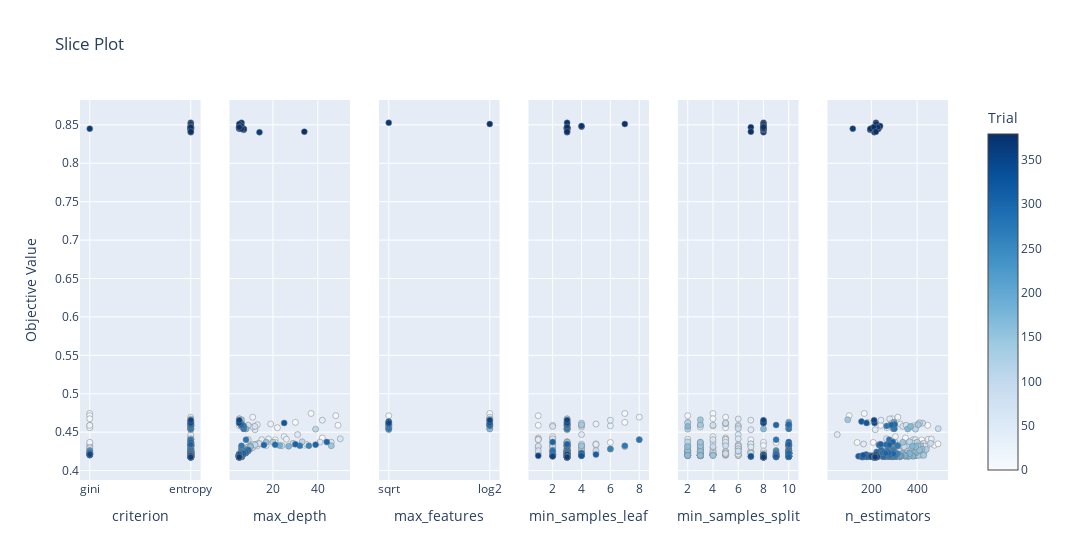

Here is the notebook cell this chart was saved with:
### Code cell
opt.plot_slice(study6)

### Figure 1 — Plotly figure (JSON) as saved in the notebook; plotly's stock layout.template omitted (floating-point values rounded to 4 significant figures; data arrays with more than 128 entries replaced by an {"elided": "..."} marker saying what was removed)
{"data": [{"marker": {"color": {"elided": "380 int values"}, "colorbar": {"title": {"text": "Trial"}, "x": 1, "xpad": 40}, "colorscale": [[0, "rgb(247,251,255)"], [0.125, "rgb(222,235,247)"], [0.25, "rgb(198,219,239)"], [0.375, "rgb(158,202,225)"], [0.5, "rgb(107,174,214)"], [0.625, "rgb(66,146,198)"], [0.75, "rgb(33,113,181)"], [0.875, "rgb(8,81,156)"], [1, "rgb(8,48,107)"]], "line": {"color": "Grey", "width": 0.5}, "showscale": true}, "mode": "markers", "name": "Feasible Trial", "showlegend": false, "type": "scatter", "x": {"elided": "380 str values"}, "xaxis": "x", "y": {"elided": "380 float values"}, "yaxis": "y"}, {"marker": {"color": {"elided": "380 int values"}, "colorbar": {"title": {"text": "Trial"}, "x": 1, "xpad": 40}, "colorscale": [[0, "rgb(247,251,255)"], [0.125, "rgb(222,235,247)"], [0.25, "rgb(198,219,239)"], [0.375, "rgb(158,202,225)"], [0.5, "rgb(107,174,214)"], [0.625, "rgb(66,146,198)"], [0.75, "rgb(33,113,181)"], [0.875, "rgb(8,81,156)"], [1, "rgb(8,48,107)"]], "line": {"color": "Grey", "width": 0.5}, "showscale": false}, "mode": "markers", "name": "Feasible Trial", "showlegend": false, "type": "scatter", "x": {"elided": "380 int values"}, "xaxis": "x2", "y": {"elided": "380 float values"}, "yaxis": "y2"}, {"marker": {"color": {"elided": "380 int values"}, "colorbar": {"title": {"text": "Trial"}, "x": 1, "xpad": 40}, "colorscale": [[0, "rgb(247,251,255)"], [0.125, "rgb(222,235,247)"], [0.25, "rgb(198,219,239)"], [0.375, "rgb(158,202,225)"], [0.5, "rgb(107,174,214)"], [0.625, "rgb(66,146,198)"], [0.75, "rgb(33,113,181)"], [0.875, "rgb(8,81,156)"], [1, "rgb(8,48,107)"]], "line": {"color": "Grey", "width": 0.5}, "showscale": false}, "mode": "markers", "name": "Feasible Trial", "showlegend": false, "type": "scatter", "x": {"elided": "380 str values"}, "xaxis": "x3", "y": {"elided": "380 float values"}, "yaxis": "y3"}, {"marker": {"color": {"elided": "380 int values"}, "colorbar": {"title": {"text": "Trial"}, "x": 1, "xpad": 40}, "colorscale": [[0, "rgb(247,251,255)"], [0.125, "rgb(222,235,247)"], [0.25, "rgb(198,219,239)"], [0.375, "rgb(158,202,225)"], [0.5, "rgb(107,174,214)"], [0.625, "rgb(66,146,198)"], [0.75, "rgb(33,113,181)"], [0.875, "rgb(8,81,156)"], [1, "rgb(8,48,107)"]], "line": {"color": "Grey", "width": 0.5}, "showscale": false}, "mode": "markers", "name": "Feasible Trial", "showlegend": false, "type": "scatter", "x": {"elided": "380 int values"}, "xaxis": "x4", "y": {"elided": "380 float values"}, "yaxis": "y4"}, {"marker": {"color": {"elided": "380 int values"}, "colorbar": {"title": {"text": "Trial"}, "x": 1, "xpad": 40}, "colorscale": [[0, "rgb(247,251,255)"], [0.125, "rgb(222,235,247)"], [0.25, "rgb(198,219,239)"], [0.375, "rgb(158,202,225)"], [0.5, "rgb(107,174,214)"], [0.625, "rgb(66,146,198)"], [0.75, "rgb(33,113,181)"], [0.875, "rgb(8,81,156)"], [1, "rgb(8,48,107)"]], "line": {"color": "Grey", "width": 0.5}, "showscale": false}, "mode": "markers", "name": "Feasible Trial", "showlegend": false, "type": "scatter", "x": {"elided": "380 int values"}, "xaxis": "x5", "y": {"elided": "380 float values"}, "yaxis": "y5"}, {"marker": {"color": {"elided": "380 int values"}, "colorbar": {"title": {"text": "Trial"}, "x": 1, "xpad": 40}, "colorscale": [[0, "rgb(247,251,255)"], [0.125, "rgb(222,235,247)"], [0.25, "rgb(198,219,239)"], [0.375, "rgb(158,202,225)"], [0.5, "rgb(107,174,214)"], [0.625, "rgb(66,146,198)"], [0.75, "rgb(33,113,181)"], [0.875, "rgb(8,81,156)"], [1, "rgb(8,48,107)"]], "line": {"color": "Grey", "width": 0.5}, "showscale": false}, "mode": "markers", "name": "Feasible Trial", "showlegend": false, "type": "scatter", "x": {"elided": "380 int values"}, "xaxis": "x6", "y": {"elided": "380 float values"}, "yaxis": "y6"}], "layout": {"title": {"text": "Slice Plot"}, "width": 1800, "xaxis": {"anchor": "y", "categoryarray": ["gini", "entropy"], "categoryorder": "array", "domain": [0, 0.1389], "title": {"text": "criterion"}, "type": "category"}, "xaxis2": {"anchor": "y2", "domain": [0.1722, 0.3111], "title": {"text": "max_depth"}}, "xaxis3": {"anchor": "y3", "categoryarray": ["sqrt", "log2", null], "categoryorder": "array", "domain": [0.3444, 0.4833], "title": {"text": "max_features"}, "type": "category"}, "xaxis4": {"anchor": "y4", "domain": [0.5167, 0.6556], "title": {"text": "min_samples_leaf"}}, "xaxis5": {"anchor": "y5", "domain": [0.6889, 0.8278], "title": {"text": "min_samples_split"}}, "xaxis6": {"anchor": "y6", "domain": [0.8611, 1], "title": {"text": "n_estimators"}}, "yaxis": {"anchor": "x", "domain": [0, 1], "title": {"text": "Objective Value"}}, "yaxis2": {"anchor": "x2", "domain": [0, 1], "matches": "y", "showticklabels": false}, "yaxis3": {"anchor": "x3", "domain": [0, 1], "matches": "y", "showticklabels": false}, "yaxis4": {"anchor": "x4", "domain": [0, 1], "matches": "y", "showticklabels": false}, "yaxis5": {"anchor": "x5", "domain": [0, 1], "matches": "y", "showticklabels": false}, "yaxis6": {"anchor": "x6", "domain": [0, 1], "matches": "y", "showticklabels": false}}}
